Frame 1 (no input): blank canvas, image omitted
Frame 60 (the mouse pressed at the canvas centre just before this capture): blank canvas, image omitted
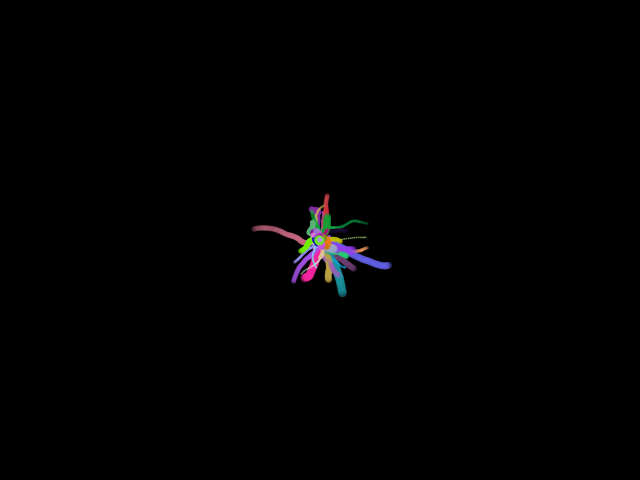
Frame 120 (the mouse held since frame 60 and released just before this capture)

The Processing sketch whose frames 1 and 60 were blank and that drew this single picture after the mouse press (run headless with seeded random() and noise(); from frame 60 on, the mouse is pressed at the canvas centre):

// Processing sketch: processing_152704
// ── processing_152704.pde

ArrayList<ParticleSystem> ps;
void setup(){
  size(640,480);
  ps =new ArrayList<ParticleSystem>();
  background(0);
}

void draw(){
  //background(0); 
  color c=color(random(255),random(255),random(255));
  float size=random(10);
  if(mousePressed){
    PVector ran =new PVector(mouseX,mouseY);
    ps.add(new ParticleSystem(ran,c,size));
  }
  for(int i=0; i<ps.size(); i++){
    ParticleSystem p=ps.get(i);
    p.run();
    if (p.isDead()){
      ps.remove(i);
    }  
  }  
}


class ParticleSystem{
  PVector location;
  PVector velocity;
  PVector turn;
  float ran;
  float lifespan;
  color c;
  float size;
  ParticleSystem(PVector l,color c,float size){
    location =l.get();
    velocity=new PVector(random(-0.1,0.1),random(-0.1,0.1));
    lifespan=255;
    this.c=c;
    this.size=size;
  }
  
  void update(){
    ran=random(360);
    turn=new PVector(2*cos(radians(ran))/10,2*sin(radians(ran))/10);
    velocity.add(turn);
    location.add(velocity);
    PVector l=location.get();
    lifespan-=3;
  }
  void display(){
    noStroke();
      fill(c,lifespan);
      ellipse(location.x,location.y,size,size);
  }
  void run(){
    update();
    display();
  }
  boolean isDead(){
    if(lifespan<0){
      return true;
    }
  return false;
  }
}
